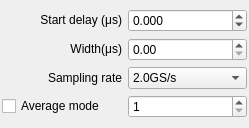
<?xml version="1.0" encoding="UTF-8"?>
<ui version="4.0">
 <class>ap240HorizontalForm</class>
 <widget class="QWidget" name="ap240HorizontalForm">
  <property name="geometry">
   <rect>
    <x>0</x>
    <y>0</y>
    <width>249</width>
    <height>128</height>
   </rect>
  </property>
  <property name="windowTitle">
   <string>Form</string>
  </property>
  <layout class="QGridLayout" name="gridLayout_2">
   <property name="leftMargin">
    <number>2</number>
   </property>
   <property name="topMargin">
    <number>2</number>
   </property>
   <property name="rightMargin">
    <number>2</number>
   </property>
   <property name="bottomMargin">
    <number>2</number>
   </property>
   <item row="0" column="0">
    <layout class="QGridLayout" name="gridLayout">
     <item row="2" column="1">
      <widget class="QComboBox" name="comboBox">
       <item>
        <property name="text">
         <string>2.0GS/s</string>
        </property>
       </item>
       <item>
        <property name="text">
         <string>1.0GS/s</string>
        </property>
       </item>
       <item>
        <property name="text">
         <string>500MS/s</string>
        </property>
       </item>
      </widget>
     </item>
     <item row="0" column="0">
      <widget class="QLabel" name="label">
       <property name="text">
        <string>Start delay (&amp;mu;s)</string>
       </property>
       <property name="textFormat">
        <enum>Qt::RichText</enum>
       </property>
       <property name="alignment">
        <set>Qt::AlignRight|Qt::AlignTrailing|Qt::AlignVCenter</set>
       </property>
      </widget>
     </item>
     <item row="3" column="1">
      <widget class="QSpinBox" name="spinBox">
       <property name="minimum">
        <number>1</number>
       </property>
       <property name="maximum">
        <number>16777216</number>
       </property>
      </widget>
     </item>
     <item row="2" column="0">
      <widget class="QLabel" name="label_3">
       <property name="text">
        <string>Sampling rate</string>
       </property>
       <property name="alignment">
        <set>Qt::AlignRight|Qt::AlignTrailing|Qt::AlignVCenter</set>
       </property>
      </widget>
     </item>
     <item row="3" column="0">
      <widget class="QCheckBox" name="checkBox">
       <property name="text">
        <string>Average mode</string>
       </property>
      </widget>
     </item>
     <item row="1" column="0">
      <widget class="QLabel" name="label_2">
       <property name="text">
        <string>Width(&amp;mu;s)</string>
       </property>
       <property name="textFormat">
        <enum>Qt::RichText</enum>
       </property>
       <property name="alignment">
        <set>Qt::AlignRight|Qt::AlignTrailing|Qt::AlignVCenter</set>
       </property>
      </widget>
     </item>
     <item row="0" column="1">
      <widget class="QDoubleSpinBox" name="doubleSpinBox">
       <property name="decimals">
        <number>3</number>
       </property>
       <property name="minimum">
        <double>-5.000000000000000</double>
       </property>
       <property name="maximum">
        <double>1000.000000000000000</double>
       </property>
      </widget>
     </item>
     <item row="1" column="1">
      <widget class="QDoubleSpinBox" name="doubleSpinBox_2">
       <property name="maximum">
        <double>1000.000000000000000</double>
       </property>
      </widget>
     </item>
    </layout>
   </item>
  </layout>
 </widget>
 <resources/>
 <connections/>
</ui>
